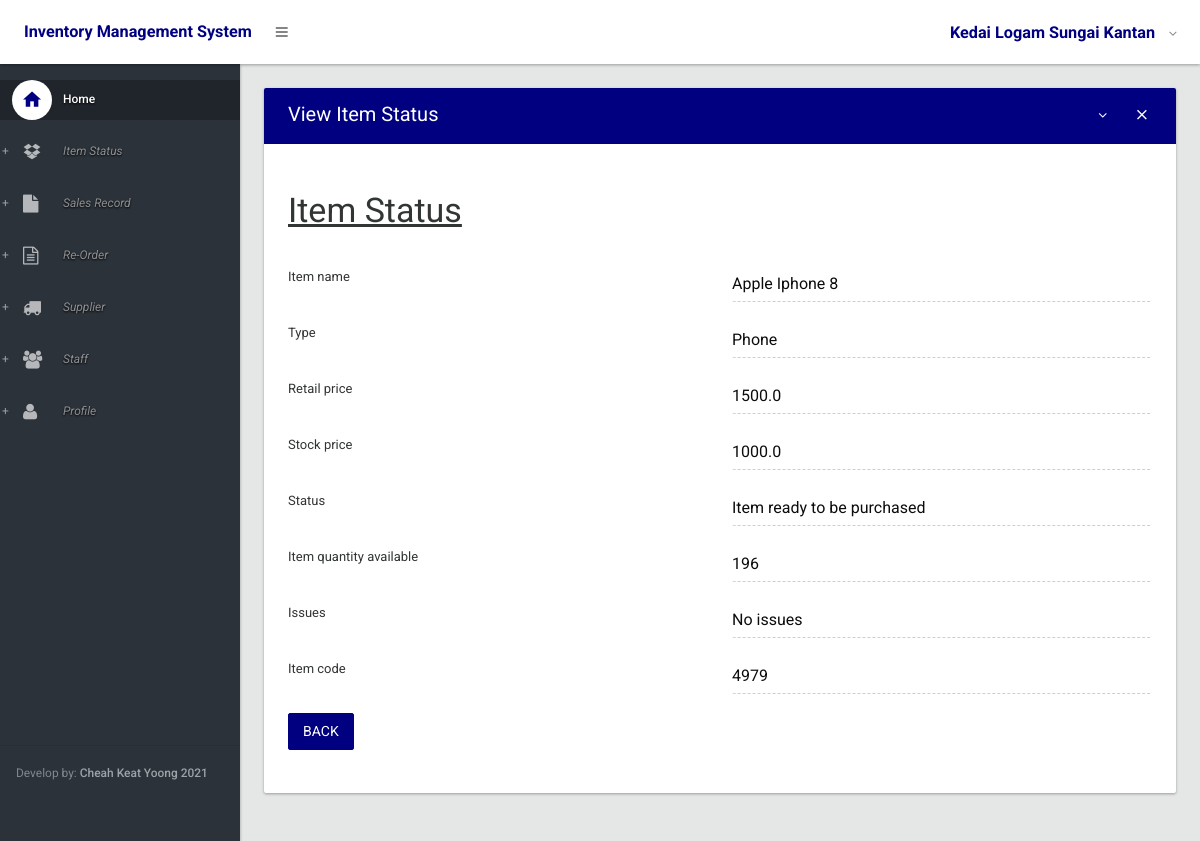
The page /items/view_item/4979 (signed in) on the database as committed earlier.
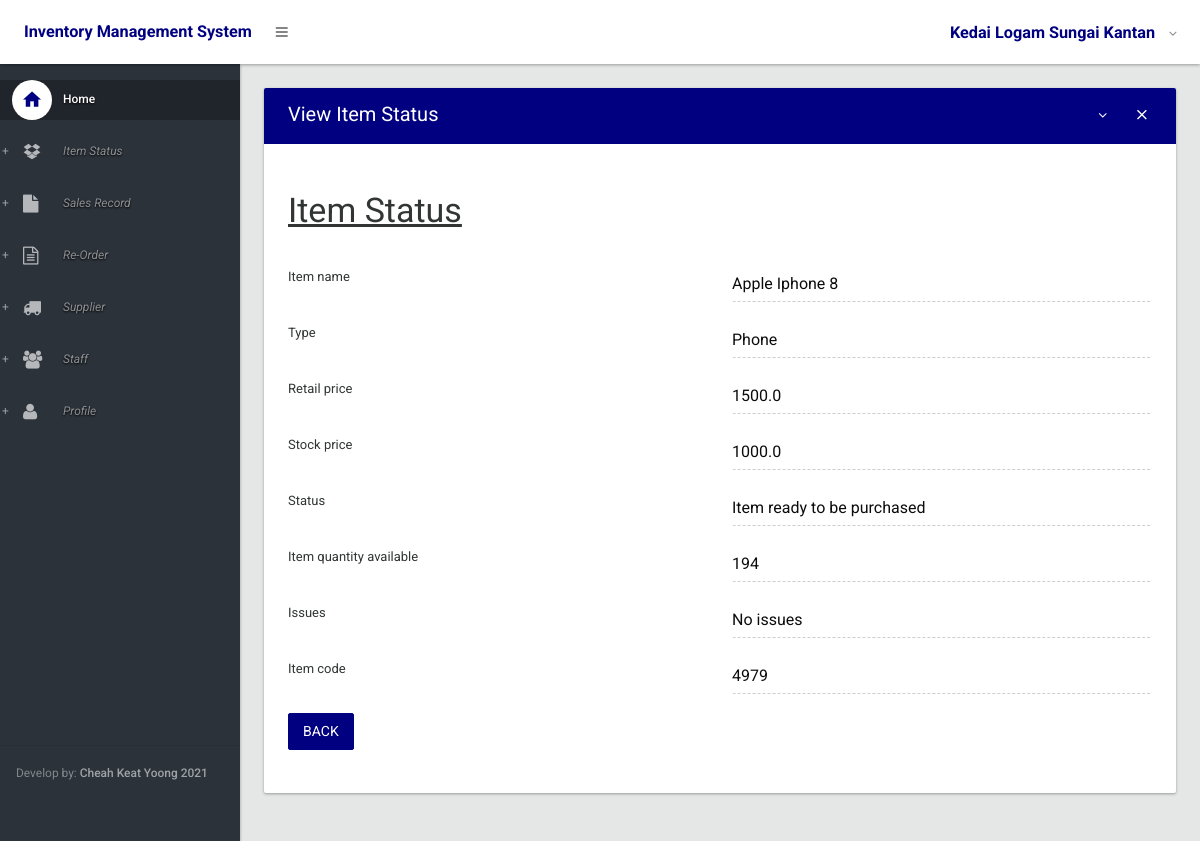
The same page on the database as committed later.
### inventory/models.py (models this page shows, shortened)
class item_status(models.Model):
    item_code=models.AutoField(primary_key=True,unique=True)
    item_name=models.CharField(max_length=50,blank=True)
    type= models.CharField(max_length=100,blank=True)
    retail_price=models.FloatField()
    stock_price=models.FloatField(null=True)
    choices =({'AVAILABLE','Item ready to be purchased'},{'SOLD','Item Sold'},{'RESTOCKING','Item restocking in few days'})
    status=models.CharField(max_length=50,choices=choices,default="AVAILABLE") #Available,Sold, Restocking
    item_quantity_available=models.IntegerField()
    issues=models.CharField(max_length=100,default="No issues")

### inventory/views/alpha.py (the view)
# urls.py: url(r'^items/view_item/(?P<pk>\d+)$$', view_item_status_reorder, name="view_item_status_reorder"),
@login_required
def view_item_status_reorder(request, pk):
    return readonly_display_item_status(request, pk, 'reorder')

### inventory/forms.py
class view_item_statusForm(forms.ModelForm):
    item_code=forms.CharField(disabled=True)
    item_name=forms.CharField(disabled=True)
    type=forms.CharField(disabled=True)
    retail_price=forms.CharField(disabled=True)
    stock_price=forms.CharField(disabled=True)
    status=forms.CharField(disabled=True)
    item_quantity_available=forms.CharField(disabled=True)
    issues=forms.CharField(disabled=True)
    class Meta:
        model = item_status
        fields = ('item_code', 'item_name', 'type', 'retail_price','stock_price','status','item_quantity_available','issues',)

### inventory/views/alpha.py (called while the page is built)
@login_required
def readonly_display_item_status(request, pk, model):
    item = get_object_or_404(item_status, pk=pk)
    form = view_item_statusForm(request.POST,instance=item)
    if model == 'sales_record':
        model=True
    if model == 'reorder':
        model=False
    if model == 'HomeForm':
        model=None
    return render(request,'inv/view_item.html',context={'form':form,'header': 'Item Status','model':model})

### inventory/templates/inv/view_item.html (shortened to what this page needs)
{% extends 'inv/base.html' %}
{% load widget_tweaks %}
{% block body %}
         <section>
					<div class="section-body">
						<div class="row">
							<div class="col-lg-12">
								<div class="card">
									<div class="card-head style-primary">
										<header>View Item Status</header>
										<div class="tools">
											<a class="btn btn-icon-toggle btn-collapse"><i class="fa fa-angle-down"></i></a>
											<a class="btn btn-icon-toggle btn-close"><i class="md md-close"></i></a>
										</div>
									</div>
									<div class="card-body">
  <form method="POST">
    <h1><u>{{ header }}</u></h1><br>
    {% for field in form %}
     <div class="row">
    <div class="col-sm-6">
        <label for="regular2">{{ field.label }}</label>
       </div>
        <div class="col-sm-6">
         <div class="form-group floating-label">
          {{ field| add_class:'form-control' }}
          </div>
        </div>
      </div>
    {% endfor %}
    <div class="form-group row">
      <div class="col-sm-6">
      {% if model == False %}
      <a href="{% url 'display_reorder'  %}" class="btn btn-primary" role="button" aria-pressed="true" > Back</a>
      {% endif %}
      </div>
    </div>
  </form>
									</div>
								</div>
							</div>
						</div>
					</div>
				</section>
{% endblock %}

Rows that differ between the two databases and show on the page:
changed item_status "Apple Iphone 8": item_quantity_available "196" → "194"
